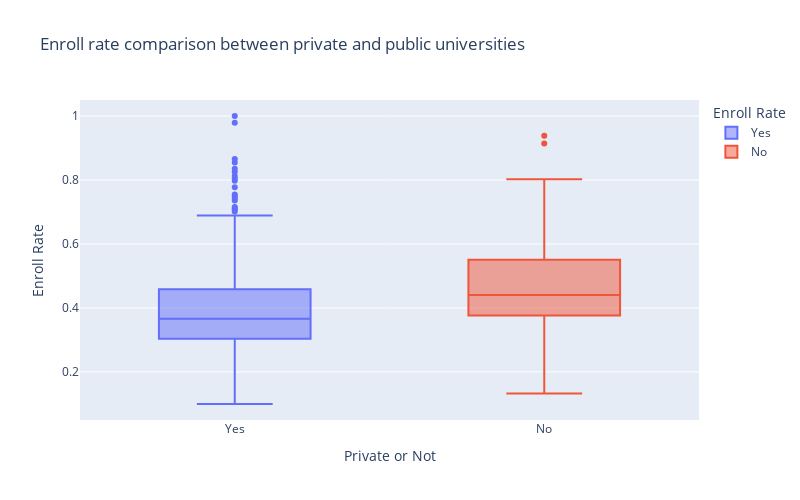

Notebook cell for this chart:
### Code cell
private = df[df['Private']=='Yes']
Public = df[df['Private']=='No']
enroll_rate = df[['Private', 'Enroll Rate']]
enroll_rate = pd.DataFrame(enroll_rate)
x = enroll_rate['Private']
fig = px.box(enroll_rate, x = x, y="Enroll Rate",color = x, width = 800, height = 500, title = "Enroll rate comparison between private and public universities")
fig.update_layout(xaxis_title="Private or Not",
    yaxis_title="Enroll Rate",
    legend_title="Enroll Rate",
)
fig.show()

### Figure 1 — Plotly figure (JSON) as saved in the notebook; plotly's stock layout.template omitted (floating-point values rounded to 4 significant figures; data arrays with more than 128 entries replaced by an {"elided": "..."} marker saying what was removed)
{"data": [{"alignmentgroup": "True", "hovertemplate": "Private=%{x}<br>Enroll Rate=%{y}<extra></extra>", "legendgroup": "Yes", "marker": {"color": "#636efa"}, "name": "Yes", "notched": false, "offsetgroup": "Yes", "orientation": "v", "showlegend": true, "type": "box", "x": {"elided": "565 str values"}, "x0": " ", "xaxis": "x", "y": {"elided": "565 float values"}, "y0": " ", "yaxis": "y"}, {"alignmentgroup": "True", "hovertemplate": "Private=%{x}<br>Enroll Rate=%{y}<extra></extra>", "legendgroup": "No", "marker": {"color": "#EF553B"}, "name": "No", "notched": false, "offsetgroup": "No", "orientation": "v", "showlegend": true, "type": "box", "x": {"elided": "212 str values"}, "x0": " ", "xaxis": "x", "y": {"elided": "212 float values"}, "y0": " ", "yaxis": "y"}], "layout": {"boxmode": "overlay", "height": 500, "legend": {"title": {"text": "Enroll Rate"}, "tracegroupgap": 0}, "title": {"text": "Enroll rate comparison between private and public universities"}, "width": 800, "xaxis": {"anchor": "y", "categoryarray": ["Yes", "No"], "categoryorder": "array", "domain": [0, 1], "title": {"text": "Private or Not"}}, "yaxis": {"anchor": "x", "domain": [0, 1], "title": {"text": "Enroll Rate"}}}}
